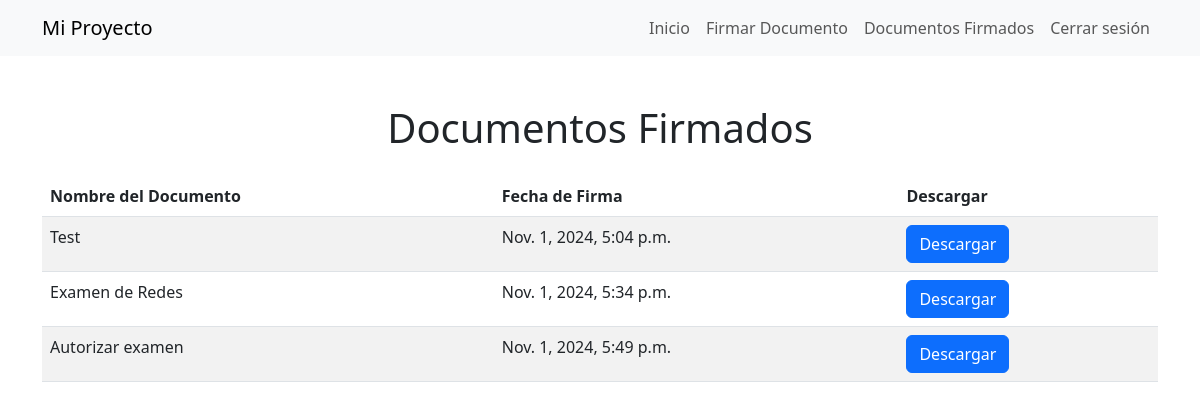
/accounts/view-signed-documents/ (signed in), run on the app's committed database.
### accounts/models.py (models this page shows, shortened)
class Signature(models.Model):
    user = models.ForeignKey(User, on_delete=models.CASCADE)  # Asociado al usuario
    document_name = models.CharField(max_length=255)
    document_file = models.FileField(upload_to='signed_documents/')  # Archivo del documento
    signed_document = models.BinaryField(null=True, blank=True)  # Firma del documento
    authorized_task = models.BooleanField(default=False)  # Estado de autorización de la tarea\
    timestamp = models.DateTimeField(auto_now_add=True)  # Fecha y hora de la firma

### accounts/views.py (the view)
# urls.py: path('view-signed-documents/', views.view_signed_documents, name='view_signed_documents'),  # URL para visualizar documentos firmados
@login_required
def view_signed_documents(request):
    signed_documents = Signature.objects.filter(user=request.user)
    return render(request, 'accounts/view_signed_documents.html', {'signed_documents': signed_documents})

### accounts/templates/accounts/view_signed_documents.html (shortened to what this page needs)
<!DOCTYPE html>
<html lang="es">
<head>
    <link href="https://cdn.jsdelivr.net/npm/bootstrap@5.3.0/dist/css/bootstrap.min.css" rel="stylesheet">
</head>
<body>
    <nav class="navbar navbar-expand-lg navbar-light bg-light">
        <div class="container">
            <a class="navbar-brand" href="{% url 'home_page' %}">Mi Proyecto</a>
            <div class="collapse navbar-collapse" id="navbarNav">
                <ul class="navbar-nav ms-auto">
                    <li class="nav-item">
                        <a class="nav-link" href="{% url 'home_page' %}">Inicio</a>
                    </li>
                    <li class="nav-item">
                        <a class="nav-link" href="{% url 'sign_document' %}">Firmar Documento</a>
                    </li>
                    <li class="nav-item">
                        <a class="nav-link" href="{% url 'view_signed_documents' %}">Documentos Firmados</a>
                    </li>
                    <li class="nav-item">
                        <a class="nav-link" href="/accounts/logout/">Cerrar sesión</a>
                    </li>
                </ul>
            </div>
        </div>
    </nav>
    <div class="container mt-5">
        <h1 class="text-center">Documentos Firmados</h1>
        {% if signed_documents %}
            <table class="table table-striped mt-4">
                <thead>
                    <tr>
                        <th>Nombre del Documento</th>
                        <th>Fecha de Firma</th>
                        <th>Descargar</th>
                    </tr>
                </thead>
                <tbody>
                    {% for document in signed_documents %}
                    <tr>
                        <td>{{ document.document_name }}</td>
                        <td>{{ document.timestamp }}</td>
                        <td>
                            <a href="{% url 'download_signed_document' document.id %}" class="btn btn-primary">Descargar</a>
                        </td>
                    </tr>
                    {% endfor %}
                </tbody>
            </table>
        {% else %}
            <p class="text-center">No tienes documentos firmados.</p>
        {% endif %}
    </div>
</body>
</html>

### data on the page
Signature: document_name "Test", timestamp "Nov. 1, 2024, 5:04 p.m."
Signature: document_name "Examen de Redes", timestamp "Nov. 1, 2024, 5:34 p.m."
Signature: document_name "Autorizar examen", timestamp "Nov. 1, 2024, 5:49 p.m."
